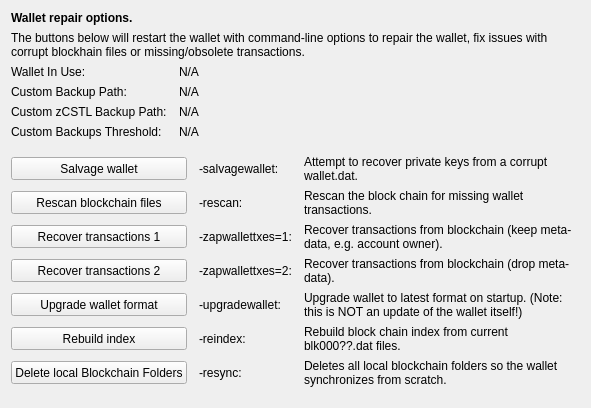
     <widget class="QWidget" name="tab_repair">
      <attribute name="title">
       <string>&amp;Wallet Repair</string>
      </attribute>
      <layout class="QGridLayout" name="gridLayout_4" columnstretch="0,0,0,0">
       <property name="horizontalSpacing">
        <number>12</number>
       </property>
       <item row="0" column="0" colspan="4">
        <widget class="QLabel" name="label_repair_header">
         <property name="font">
          <font>
           <weight>75</weight>
           <bold>true</bold>
          </font>
         </property>
         <property name="text">
          <string>Wallet repair options.</string>
         </property>
        </widget>
       </item>
       <item row="1" column="0" colspan="4">
        <widget class="QLabel" name="label_repair_helptext">
         <property name="font">
          <font>
           <weight>50</weight>
           <bold>false</bold>
          </font>
         </property>
         <property name="text">
          <string>The buttons below will restart the wallet with command-line options to repair the wallet, fix issues with corrupt blockhain files or missing/obsolete transactions.</string>
         </property>
         <property name="wordWrap">
          <bool>true</bool>
         </property>
        </widget>
       </item>
       <item row="2" column="0">
        <widget class="QLabel" name="wallet_path_label">
         <property name="text">
          <string>Wallet In Use:</string>
         </property>
        </widget>
       </item>
       <item row="2" column="1" colspan="3">
        <widget class="QLabel" name="wallet_path">
         <property name="cursor">
          <cursorShape>IBeamCursor</cursorShape>
         </property>
         <property name="text">
          <string>N/A</string>
         </property>
         <property name="textFormat">
          <enum>Qt::PlainText</enum>
         </property>
         <property name="textInteractionFlags">
          <set>Qt::LinksAccessibleByMouse|Qt::TextSelectableByKeyboard|Qt::TextSelectableByMouse</set>
         </property>
        </widget>
       </item>
       <item row="3" column="0">
        <widget class="QLabel" name="wallet_custombackuppath_label">
         <property name="visible">
          <bool>false</bool>
         </property>
         <property name="text">
          <string>Custom Backup Path:</string>
         </property>
        </widget>
       </item>
       <item row="3" column="1" colspan="3">
        <widget class="QLabel" name="wallet_custombackuppath">
         <property name="cursor">
          <cursorShape>IBeamCursor</cursorShape>
         </property>
         <property name="visible">
          <bool>false</bool>
         </property>
         <property name="text">
          <string>N/A</string>
         </property>
         <property name="textFormat">
          <enum>Qt::PlainText</enum>
         </property>
         <property name="textInteractionFlags">
          <set>Qt::LinksAccessibleByMouse|Qt::TextSelectableByKeyboard|Qt::TextSelectableByMouse</set>
         </property>
        </widget>
       </item>
       <item row="4" column="0">
        <widget class="QLabel" name="wallet_customzcstlbackuppath_label">
         <property name="visible">
          <bool>false</bool>
         </property>
         <property name="text">
          <string>Custom zCSTL Backup Path:</string>
         </property>
        </widget>
       </item>
       <item row="4" column="1" colspan="3">
        <widget class="QLabel" name="wallet_customzcstlbackuppath">
         <property name="cursor">
          <cursorShape>IBeamCursor</cursorShape>
         </property>
         <property name="visible">
          <bool>false</bool>
         </property>
         <property name="text">
          <string>N/A</string>
         </property>
         <property name="textFormat">
          <enum>Qt::PlainText</enum>
         </property>
         <property name="textInteractionFlags">
          <set>Qt::LinksAccessibleByMouse|Qt::TextSelectableByKeyboard|Qt::TextSelectableByMouse</set>
         </property>
        </widget>
       </item>
       <item row="5" column="0">
        <widget class="QLabel" name="wallet_custombackupthreshold_label">
         <property name="visible">
          <bool>false</bool>
         </property>
         <property name="text">
          <string>Custom Backups Threshold:</string>
         </property>
        </widget>
       </item>
       <item row="5" column="1" colspan="3">
        <widget class="QLabel" name="wallet_custombackupthreshold">
         <property name="cursor">
          <cursorShape>IBeamCursor</cursorShape>
         </property>
         <property name="visible">
          <bool>false</bool>
         </property>
         <property name="text">
          <string>N/A</string>
         </property>
         <property name="textFormat">
          <enum>Qt::PlainText</enum>
         </property>
         <property name="textInteractionFlags">
          <set>Qt::LinksAccessibleByMouse|Qt::TextSelectableByKeyboard|Qt::TextSelectableByMouse</set>
         </property>
        </widget>
       </item>
       <item row="6" column="0">
        <spacer name="verticalSpacer_repair1">
         <property name="orientation">
          <enum>Qt::Vertical</enum>
         </property>
         <property name="sizeHint" stdset="0">
          <size>
           <width>10</width>
           <height>10</height>
          </size>
         </property>
        </spacer>
       </item>
       <item row="7" column="0" colspan="2">
        <widget class="QPushButton" name="btn_salvagewallet">
         <property name="minimumSize">
          <size>
           <width>100</width>
           <height>23</height>
          </size>
         </property>
         <property name="text">
          <string>Salvage wallet</string>
         </property>
        </widget>
       </item>
       <item row="7" column="2">
        <widget class="QLabel" name="label_repair_salvage_command">
         <property name="text">
          <string notr="true">-salvagewallet:</string>
         </property>
        </widget>
       </item>
       <item row="7" column="3">
        <widget class="QLabel" name="label_repair_salvage">
         <property name="text">
          <string>Attempt to recover private keys from a corrupt wallet.dat.</string>
         </property>
         <property name="wordWrap">
          <bool>true</bool>
         </property>
        </widget>
       </item>
       <item row="8" column="0" colspan="2">
        <widget class="QPushButton" name="btn_rescan">
         <property name="minimumSize">
          <size>
           <width>100</width>
           <height>23</height>
          </size>
         </property>
         <property name="text">
          <string>Rescan blockchain files</string>
         </property>
        </widget>
       </item>
       <item row="8" column="2">
        <widget class="QLabel" name="label_repair_rescan_command">
         <property name="text">
          <string notr="true">-rescan:</string>
         </property>
        </widget>
       </item>
       <item row="8" column="3">
        <widget class="QLabel" name="label_repair_rescan">
         <property name="text">
          <string>Rescan the block chain for missing wallet transactions.</string>
         </property>
         <property name="wordWrap">
          <bool>true</bool>
         </property>
        </widget>
       </item>
       <item row="9" column="0" colspan="2">
        <widget class="QPushButton" name="btn_zapwallettxes1">
         <property name="minimumSize">
          <size>
           <width>100</width>
           <height>23</height>
          </size>
         </property>
         <property name="text">
          <string>Recover transactions 1</string>
         </property>
        </widget>
       </item>
       <item row="9" column="2">
        <widget class="QLabel" name="label_repair_zap1_command">
         <property name="text">
          <string notr="true">-zapwallettxes=1:</string>
         </property>
        </widget>
       </item>
       <item row="9" column="3">
        <widget class="QLabel" name="label_repair_zap1">
         <property name="text">
          <string>Recover transactions from blockchain (keep meta-data, e.g. account owner).</string>
         </property>
         <property name="wordWrap">
          <bool>true</bool>
         </property>
        </widget>
       </item>
       <item row="10" column="0" colspan="2">
        <widget class="QPushButton" name="btn_zapwallettxes2">
         <property name="minimumSize">
          <size>
           <width>100</width>
           <height>23</height>
          </size>
         </property>
         <property name="text">
          <string>Recover transactions 2</string>
         </property>
        </widget>
       </item>
       <item row="10" column="2">
        <widget class="QLabel" name="label_repair_zap2_command">
         <property name="text">
          <string notr="true">-zapwallettxes=2:</string>
         </property>
        </widget>
       </item>
       <item row="10" column="3">
        <widget class="QLabel" name="label_repair_zap2">
         <property name="text">
          <string>Recover transactions from blockchain (drop meta-data).</string>
         </property>
         <property name="wordWrap">
          <bool>true</bool>
         </property>
        </widget>
       </item>
       <item row="11" column="0" colspan="2">
        <widget class="QPushButton" name="btn_upgradewallet">
         <property name="minimumSize">
          <size>
           <width>100</width>
           <height>23</height>
          </size>
         </property>
         <property name="text">
          <string>Upgrade wallet format</string>
         </property>
        </widget>
       </item>
       <item row="11" column="2">
        <widget class="QLabel" name="label_repair_upgrade_command">
         <property name="text">
          <string notr="true">-upgradewallet:</string>
         </property>
        </widget>
       </item>
       <item row="11" column="3">
        <widget class="QLabel" name="label_repair_upgrade">
         <property name="text">
          <string>Upgrade wallet to latest format on startup. (Note: this is NOT an update of the wallet itself!)</string>
         </property>
         <property name="wordWrap">
          <bool>true</bool>
         </property>
        </widget>
       </item>
       <item row="12" column="0" colspan="2">
        <widget class="QPushButton" name="btn_reindex">
         <property name="minimumSize">
          <size>
           <width>100</width>
           <height>23</height>
          </size>
         </property>
         <property name="text">
          <string>Rebuild index</string>
         </property>
        </widget>
       </item>
       <item row="12" column="2">
        <widget class="QLabel" name="label_repair_reindex_command">
         <property name="text">
          <string notr="true">-reindex:</string>
         </property>
        </widget>
       </item>
       <item row="12" column="3">
        <widget class="QLabel" name="label_repair_reindex">
         <property name="text">
          <string>Rebuild block chain index from current blk000??.dat files.</string>
         </property>
         <property name="wordWrap">
          <bool>true</bool>
         </property>
        </widget>
       </item>
       <item row="13" column="0" colspan="2">
        <widget class="QPushButton" name="btn_resync">
         <property name="minimumSize">
          <size>
           <width>100</width>
           <height>23</height>
          </size>
         </property>
         <property name="text">
          <string>Delete local Blockchain Folders</string>
         </property>
        </widget>
       </item>
       <item row="13" column="2">
        <widget class="QLabel" name="label_repair_resync_command">
         <property name="text">
          <string>-resync:</string>
         </property>
        </widget>
       </item>
       <item row="13" column="3">
        <widget class="QLabel" name="label_repair_resync">
         <property name="text">
          <string>Deletes all local blockchain folders so the wallet synchronizes from scratch.</string>
         </property>
         <property name="wordWrap">
          <bool>true</bool>
         </property>
        </widget>
       </item>
       <item row="14" column="0">
        <spacer name="verticalSpacer_repair2">
         <property name="orientation">
          <enum>Qt::Vertical</enum>
         </property>
         <property name="sizeHint" stdset="0">
          <size>
           <width>20</width>
           <height>10</height>
          </size>
         </property>
        </spacer>
       </item>
      </layout>
     </widget>
